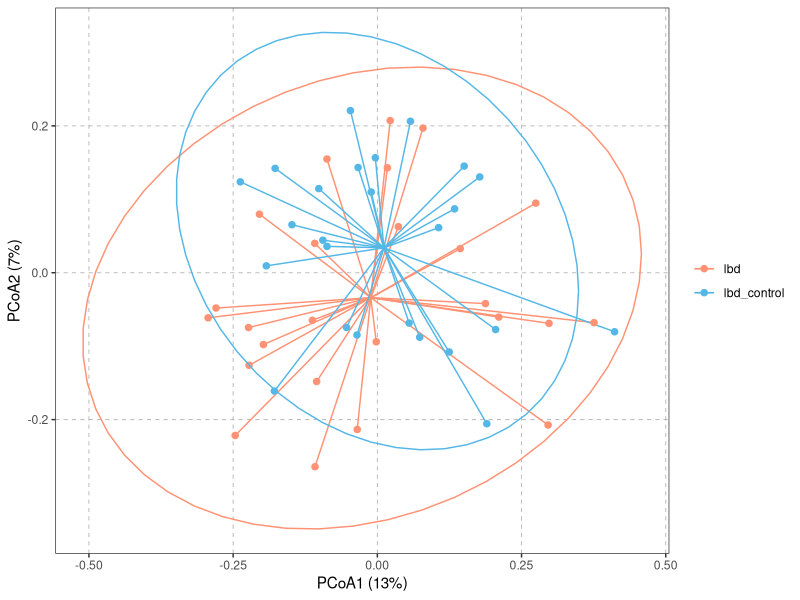
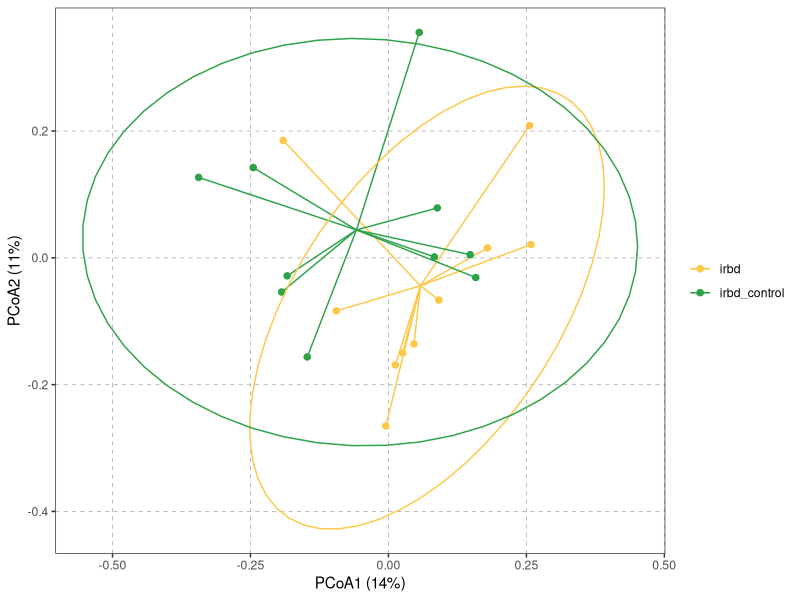
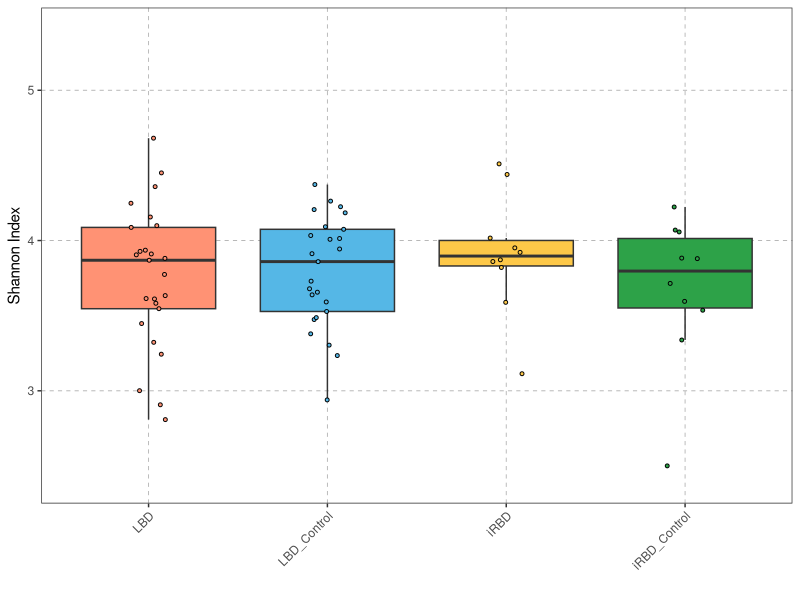
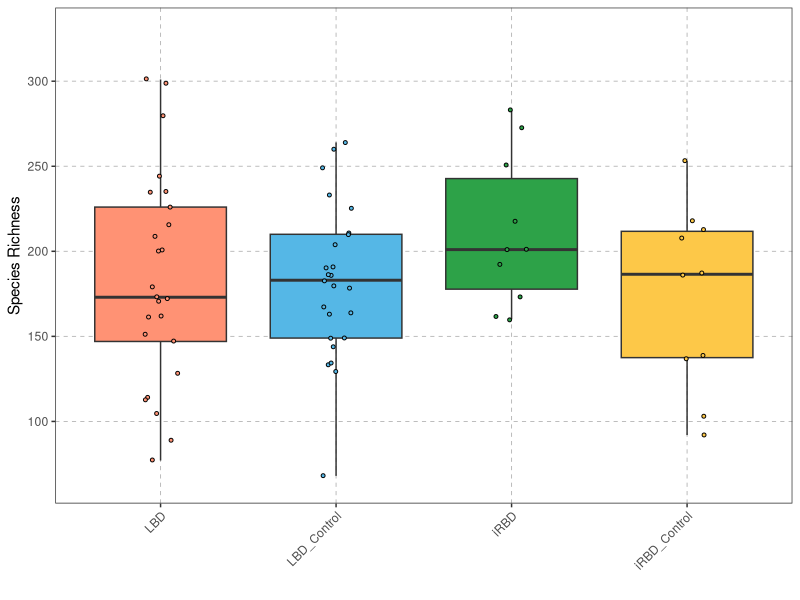
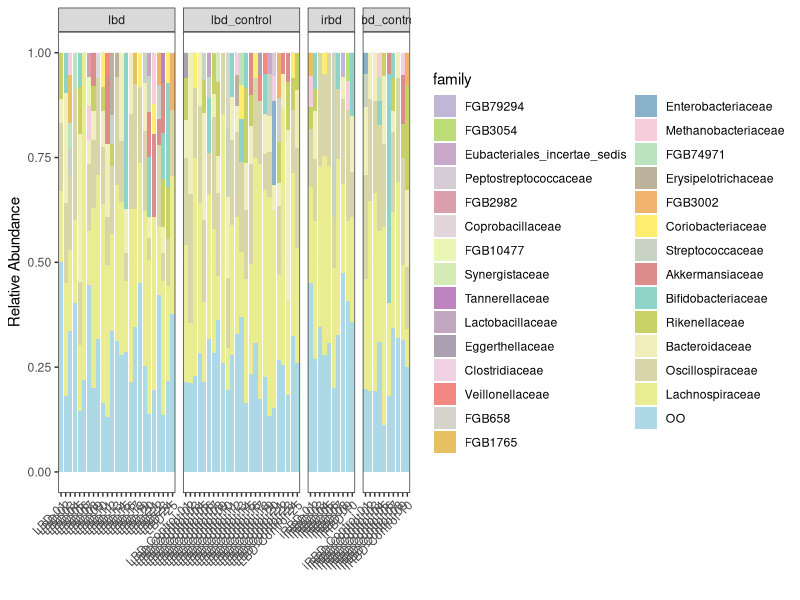

The R source for these figures, in order:
library(lmerTest)
library(vegan)
library(ade4)
library(ggplot2)
library(reshape2)
library(dplyr)
library(ggpubr)
library(tidyr)
library(RColorBrewer)

####################################################################
folder_path <- "./1-alpha_beta_diversity"
setwd(folder_path)
####################################################################

# 1. Read the species relative abundance data
species_data <- read.table(file = "../0-raw_data/metaphlan_results_new.tsv", sep = "\t", header = T)

# 2. Filter the species-level data
species <- species_data[grepl("s__", species_data$clade_name) & !grepl("t__", species_data$clade_name), ]

# 3. Modify taxonomy names
rownames(species) <- species$clade_name
new_rownames <- gsub(".*s__", "", rownames(species))
rownames(species) <- new_rownames
species <- species[, -1]

# 4. Modify sample names
col_names <- names(species)
new_colnames <- gsub("metaphlan_|_S.*", "", col_names)
colnames(species) <- new_colnames

# 5. Read the metadata
metadata <- read.csv(file = "../0-raw_data/imputed_BMI_metadata.csv", sep = ",", header = T, row.names = 1)

# 6. Filter the species data to include only samples present in the metadata
species_clean <- species[, rownames(metadata)]

# 7. Change the taxonomic data from percentage into proportion
colSums(species_clean)
species_prop <- data.frame(apply(species_clean, 2, function(x) x/sum(x)))
colSums(species_prop)

# # 8. Find the appropriate presence cutoff for bacterial species data
# relab_number <- unlist(species_prop, use.name = FALSE)
# relab_number_ordered <- relab_number[order(relab_number, decreasing = T)]
# 
# pdf("rank_plot_with_threshold_bacterial_species_new.pdf", height = 6, width = 8)
# plot(x=c(1:length(relab_number_ordered)), y=log10(relab_number_ordered), pch = 20, xlab = "Rank", ylab = "Relative abundance of bacterial species", main = "Rank-plot of ordered relative abundance of bacterial species", xlim = c(0, 14000))
# abline(h=-5, col = "red")
# abline(h=-4, col = "blue")
# abline(h=-4.7, col = "orange")
# dev.off()

## It seems 10^-4.7 is the good cutoff

# 9. Use prevalence cut-off to remove bacterial species that are present in very low abundance
## Number of low abundance species in each sample
cut_off <- 10^-4.7

## If use presence cutoff, how many low abundance species are needed to be removed
apply(species_prop, 2, function(x) sum(as.numeric(x) <= cut_off, na.rm = TRUE)) - apply(species_prop, 2, function(x) sum(as.numeric(x) <= 0, na.rm = TRUE))

species_cutoff <- species_prop
species_cutoff[species_cutoff <= cut_off] <- 0

## Number of absence species in each sample
apply(species_cutoff, 2, function(x) sum(as.numeric(x) == 0, na.rm = TRUE))

# 10. Add metadata to the transformed data
species_t <- as.data.frame(t(species_cutoff))
species_all <- merge(species_t, metadata, by = "row.names", all = F)
rownames(species_all) <- species_all$Row.names
species_all <- species_all[, -1]

####################################################################

# LBD vs. Control

####################################################################

# 1. Create the folder if not exist
folder_name <- "lbd_vs_control_results"
folder <- file.path(".", folder_name)

# Check if the folder already exists
if (!file.exists(folder)) {
  # If it doesn't exist, create the folder
  dir.create(folder)
}

# 2. Select the samples with LBD and control from the species_all data frame
lbd_vs_control_data <- species_all[species_all$condition %in% c("lbd", "lbd_control"), ]

# 3. Calculate the Shannon index and species richness for each group
shannon <- diversity(lbd_vs_control_data[, c(1:(ncol(lbd_vs_control_data)-33))], index = "shannon", MARGIN = 1)
simpson <- diversity(lbd_vs_control_data[, c(1:(ncol(lbd_vs_control_data)-33))], index = "simpson", MARGIN = 1)
invsimpson <- diversity(lbd_vs_control_data[, c(1:(ncol(lbd_vs_control_data)-33))], index = "invsimpson", MARGIN = 1)
richness <- apply(lbd_vs_control_data[, c(1:(ncol(lbd_vs_control_data)-33))], 1, function(x) sum(x>0))

## Create a new data frame to store the diversity indices along with metadata
lbd_vs_control_diversity <- data.frame("condition" = lbd_vs_control_data$condition, "household_id" = lbd_vs_control_data$household_id, "age" = lbd_vs_control_data$age, "BMI" = lbd_vs_control_data$BMI, "sex" = lbd_vs_control_data$sex, "richness" = richness, "shannon" = shannon, "simpson" = simpson, "invsimpson" = invsimpson)

write.csv(lbd_vs_control_diversity, paste(folder, "/alpha_diversity_res_lbd_vs_control.csv", sep = ""), row.names = T)

# 4. Calculate p-values using mixed-effects linear models
shannon_p <- summary(lmer(shannon ~ condition + (1|household_id), data = lbd_vs_control_diversity, REML = F))[["coefficients"]][2,5]

simpson_p <- summary(lmer(simpson ~ condition + (1|household_id), data = lbd_vs_control_diversity, REML = F))[["coefficients"]][2,5]

invsimpson_p <- summary(lmer(invsimpson ~ condition + (1|household_id), data = lbd_vs_control_diversity, REML = F))[["coefficients"]][2,5]

richness_p <- summary(lmer(richness ~ condition + (1|household_id), data = lbd_vs_control_diversity, REML = F))[["coefficients"]][2,5]

mixed_effect_p_lbd_vs_control <- data.frame(diversity = c("shannon", "simpson", "invsimpson", "richness"), value = c(shannon_p, simpson_p, invsimpson_p, richness_p))

write.csv(mixed_effect_p_lbd_vs_control, paste0(folder, "/mixed_effect_p_lbd_vs_control.csv"))

# 5. Create long_df for boxplots
lbd_vs_control_alpha_diversity_long_df <- melt(lbd_vs_control_diversity, id.vars = "condition", measure.vars = c("shannon", "richness"))

# 6. PERMANOVA and PCoA analysis
# 6.1 Use arcsine square root transformation for relative abundance data
lbd_vs_control_transformed <- asin(sqrt(lbd_vs_control_data[, 1:(ncol(lbd_vs_control_data)-33)]))

# 6.2 Merge the transformed data with metadata for PERMANOVA analysis
lbd_vs_control_permanova <- merge(lbd_vs_control_transformed, metadata, by = "row.names", all = F)
rownames(lbd_vs_control_permanova) <- lbd_vs_control_permanova$Row.names
lbd_vs_control_permanova <- lbd_vs_control_permanova[, -1]

# 6.3 Subset the data for LBD samples only to check age distribution
lbd <- lbd_vs_control_permanova[lbd_vs_control_permanova$condition == "lbd", ]
summary(lbd$age)

# 6.4 Test for association between age, sex, BMI, and disease condition
## age: Wilcoxon rank-sum test
wilcox.test(age~condition, lbd_vs_control_permanova)
## sex: Fisher's exact test
print(table(lbd_vs_control_permanova$sex, lbd_vs_control_permanova$condition))
fisher.test(table(lbd_vs_control_permanova$sex, lbd_vs_control_permanova$condition))
## BMI: Mixed-effects linear model
summary(lmer(BMI ~ condition + (1|household_id), data = lbd_vs_control_permanova, REML = F))[["coefficients"]]

# 6.5 Perform PERMANOVA
## Remember to set random seed to ensure reproducibility of permutation-based p-values

## Condition only
set.seed(10)
adonis2(
  lbd_vs_control_permanova[, 1:(ncol(lbd_vs_control_permanova)-33)] ~ condition,
  data = lbd_vs_control_permanova,
  permutations = 999,
  strata = lbd_vs_control_permanova$household_id
)

## Age only
set.seed(10)
adonis2(
  lbd_vs_control_permanova[, 1:(ncol(lbd_vs_control_permanova)-33)] ~ age,
  data = lbd_vs_control_permanova,
  permutations = 999,
  strata = lbd_vs_control_permanova$household_id
)

## Sex only
set.seed(10)
adonis2(
  lbd_vs_control_permanova[, 1:(ncol(lbd_vs_control_permanova)-33)] ~ sex,
  data = lbd_vs_control_permanova,
  permutations = 999,
  strata = lbd_vs_control_permanova$household_id
)

## BMI only
set.seed(10)
adonis2(
  lbd_vs_control_permanova[, 1:(ncol(lbd_vs_control_permanova)-33)] ~ BMI,
  data = lbd_vs_control_permanova,
  permutations = 999,
  strata = lbd_vs_control_permanova$household_id
)

# 6.6 Perform PERMANOVA
## Calculate distance matrix
distance_matrix <- vegdist(lbd_vs_control_permanova[, 1:(ncol(lbd_vs_control_permanova)-33)], method = "bray")

## Perform PCoA analysis
pcoa_all <- dudi.pco(distance_matrix, scannf = FALSE, nf = 3)

## Extract the eigenvalues from the result of a PCoA
evals <- eigenvals(pcoa_all)
Variance <- evals / sum(evals)
Variance1 <- 100 * signif(Variance[1], 2)
Variance2 <- 100 * signif(Variance[2], 2)
Variance3 <- 100 * signif(Variance[3], 2)

## Extract first two PCoA axis values and store them into a dataframe
pc_plot_data <- data.frame(pcoa_all[["li"]][["A1"]], pcoa_all[["li"]][["A2"]])

## Add label to each point
pc_plot_data$Group <- as.factor(lbd_vs_control_permanova$condition)

## Rename the column name
colnames(pc_plot_data) <- c("pc1", "pc2", "Group")

## Calculate the centroid of each group
centroid_pc1 <- aggregate(pc1 ~ Group, data = pc_plot_data, FUN = mean)
centroid_pc2 <- aggregate(pc2 ~ Group, data = pc_plot_data, FUN = mean)
centroid <- merge(centroid_pc1, centroid_pc2, by = "Group")
colnames(centroid) <- c("Group", "c_pc1", "c_pc2")

## Merge into a new plot data frame
new_pc_pot <- merge(pc_plot_data, centroid, by = "Group")

## Generate the pcoa plot
pdf(file = paste(folder, "/pcoa_lbd_vs_control.pdf", sep = ""), width = 7, height = 4.5)
pcoa_plot <- ggplot(new_pc_pot, aes(x = c_pc1, y = c_pc2, color = Group)) + 
  scale_colour_manual(values = c("#ff9274", "#55b7e6")) + 
  theme(legend.title = element_blank()) + 
  labs(x = paste("PCoA1 (", Variance1, "%)", sep=""), 
       y = paste("PCoA2 (", Variance2, "%)", sep="")) + 
  ## Add the segments between centroid and each tip point
  geom_segment(aes(x = c_pc1, y = c_pc2, xend = pc1, yend = pc2)) + 
  # Add points for pc1 and pc2 with custom size
  geom_point(aes(x = pc1, y = pc2), size = 3, shape = 20) +
  # Add 95% confidence ellipses around groups
  stat_ellipse(data = new_pc_pot[, 1:3], aes(x = pc1, y = pc2, group = Group), level = 0.95) +
  theme_bw() + 
  theme(legend.title=element_blank(),
        panel.grid.major = element_line(linetype = "dashed", color = "gray70", linewidth = 0.3),
        panel.grid.minor = element_blank())
print(pcoa_plot)
dev.off()

####################################################################

# iRBD vs. Control

####################################################################

# 1. Create the folder if not exist
folder_name <- "irbd_vs_control_results"
folder <- file.path(".", folder_name)

# Check if the folder already exists
if (!file.exists(folder)) {
  # If it doesn't exist, create the folder
  dir.create(folder)
}

# 2. Select the samples with iRBD and control from the species_all data frame
irbd_vs_control_data <- species_all[species_all$condition %in% c("irbd", "irbd_control"), ]

# 3. Calculate the Shannon index and species richness for each group
shannon_diversity <- diversity(irbd_vs_control_data[, c(1:(ncol(irbd_vs_control_data)-33))], index = "shannon", MARGIN = 1)
simpson_diversity <- diversity(irbd_vs_control_data[, c(1:(ncol(irbd_vs_control_data)-33))], index = "simpson", MARGIN = 1)
invsimpson_diversity <- diversity(irbd_vs_control_data[, c(1:(ncol(irbd_vs_control_data)-33))], index = "invsimpson", MARGIN = 1)
richness <- apply(irbd_vs_control_data[, c(1:(ncol(irbd_vs_control_data)-33))], 1, function(x) sum(x>0))

## Create a new data frame to store the diversity indices along with metadata
irbd_vs_control_diversity <- data.frame("condition" = irbd_vs_control_data$condition, "household_id" = irbd_vs_control_data$household_id, "age" = irbd_vs_control_data$age, "BMI" = irbd_vs_control_data$BMI, "sex" = irbd_vs_control_data$sex, "richness" = richness, "shannon" = shannon_diversity, "simpson" = simpson_diversity, "invsimpson" = invsimpson_diversity)

write.csv(irbd_vs_control_diversity, paste(folder, "/alpha_diversity_results_irbd_vs_control.csv", sep = ""), row.names = T)

# 4. Calculate p-values using mixed-effects linear models
shannon_p <- summary(lmer(shannon ~ condition + (1|household_id), data = irbd_vs_control_diversity, REML = F))[["coefficients"]][2,5]
simpson_p <- summary(lmer(simpson ~ condition + (1|household_id), data = irbd_vs_control_diversity, REML = F))[["coefficients"]][2,5]
invsimpson_p <- summary(lmer(invsimpson ~ condition + (1|household_id), data = irbd_vs_control_diversity, REML = F))[["coefficients"]][2,5]
richness_p <- summary(lmer(richness ~ condition + (1|household_id), data = irbd_vs_control_diversity, REML = F))[["coefficients"]][2,5]

mixed_effect_p_irbd_vs_control <- data.frame(diversity = c("shannon", "simpson", "invsimpson", "richness"), value = c(shannon_p, simpson_p, invsimpson_p, richness_p))

write.csv(mixed_effect_p_irbd_vs_control, paste0(folder, "/mixed_effect_p_irbd_vs_control.csv"))

# 5. Create long_df for boxplots
irbd_vs_control_alpha_diversity_long_df <- melt(irbd_vs_control_diversity, id.vars = "condition", measure.vars = c("shannon", "richness"))

# 6. PERMANOVA and PCoA analysis
# 6.1 Use arcsine square root transformation for relative abundance data
irbd_vs_control_transformed <- asin(sqrt(irbd_vs_control_data[, 1:(ncol(irbd_vs_control_data)-33)]))
irbd_vs_control_permanova <- merge(irbd_vs_control_transformed, metadata, by = "row.names", all = F)
rownames(irbd_vs_control_permanova) <- irbd_vs_control_permanova$Row.names
irbd_vs_control_permanova <- irbd_vs_control_permanova[, -1]

# 6.2 Subset the data for iRBD samples only to check age distribution
irbd <- irbd_vs_control_permanova[irbd_vs_control_permanova$condition == "irbd", ]
summary(irbd$age)

# 6.3 Test for association between age, sex, BMI, and disease condition
## age: Wilcoxon rank-sum test
wilcox.test(age~condition, irbd_vs_control_permanova)
## sex: Fisher's exact test
print(table(irbd_vs_control_permanova$sex, irbd_vs_control_permanova$condition))
fisher.test(table(irbd_vs_control_permanova$sex, irbd_vs_control_permanova$condition))
## BMI: Mixed-effects linear model
summary(lmer(BMI ~ condition + (1|household_id), data = irbd_vs_control_permanova, REML = F))[["coefficients"]]

# 6.4 Perform PERMANOVA
## Remember to set random seed to ensure reproducibility of permutation-based p-values

## Condition only
set.seed(10)
adonis2(
  irbd_vs_control_permanova[, 1:(ncol(irbd_vs_control_permanova)-33)] ~ condition,
  data = irbd_vs_control_permanova,
  permutations = 999,
  strata = irbd_vs_control_permanova$household_id
)

## Age only
set.seed(10)
adonis2(
  irbd_vs_control_permanova[, 1:(ncol(irbd_vs_control_permanova)-33)] ~ age,
  data = irbd_vs_control_permanova,
  permutations = 999,
  strata = irbd_vs_control_permanova$household_id
)

## Sex only
set.seed(10)
adonis2(
  irbd_vs_control_permanova[, 1:(ncol(irbd_vs_control_permanova)-33)] ~ sex,
  data = irbd_vs_control_permanova,
  permutations = 999,
  strata = irbd_vs_control_permanova$household_id
)

## BMI only
set.seed(10)
adonis2(
  irbd_vs_control_permanova[, 1:(ncol(irbd_vs_control_permanova)-33)] ~ BMI,
  data = irbd_vs_control_permanova,
  permutations = 999,
  strata = irbd_vs_control_permanova$household_id
)

# 6.5 Perform PERMANOVA
## Calculate distance matrix
distance_matrix <- vegdist(irbd_vs_control_permanova[, 1:(ncol(irbd_vs_control_permanova)-33)], method = "bray")

## Perform PCoA analysis
pcoa_all <- dudi.pco(distance_matrix, scannf = FALSE, nf = 3)

## Extract the eigenvalues from the result of a PCoA
evals <- eigenvals(pcoa_all)
Variance <- evals / sum(evals)
Variance1 <- 100 * signif(Variance[1], 2)
Variance2 <- 100 * signif(Variance[2], 2)
Variance3 <- 100 * signif(Variance[3], 2)

## Extract first two PCoA axis values and store them into a dataframe
pc_plot_data <- data.frame(pcoa_all[["li"]][["A1"]], pcoa_all[["li"]][["A2"]])

## Add label to each point
pc_plot_data$Group <- as.factor(irbd_vs_control_permanova$condition)

## Rename the column name
colnames(pc_plot_data) <- c("pc1", "pc2", "Group")

## Calculate the centroid of each group
centroid_pc1 <- aggregate(pc1 ~ Group, data = pc_plot_data, FUN = mean)
centroid_pc2 <- aggregate(pc2 ~ Group, data = pc_plot_data, FUN = mean)
centroid <- merge(centroid_pc1, centroid_pc2, by = "Group")
colnames(centroid) <- c("Group", "c_pc1", "c_pc2")

## Merge into a new plot data frame
new_pc_pot <- merge(pc_plot_data, centroid, by = "Group")

## Generate the pcoa plot
pdf(file = paste(folder, "/pcoa_irbd_vs_control.pdf", sep = ""), width = 7, height = 4.5)
pcoa_plot <- ggplot(new_pc_pot, aes(x = c_pc1, y = c_pc2, color = Group)) + 
  scale_colour_manual(values = c("#fdc848", "#2DA248")) + 
  theme(legend.title = element_blank()) + 
  labs(x = paste("PCoA1 (", Variance1, "%)", sep=""), 
       y = paste("PCoA2 (", Variance2, "%)", sep="")) + 
  ## Add the segments between centroid and each tip point
  geom_segment(aes(x = c_pc1, y = c_pc2, xend = pc1, yend = pc2)) + 
  # Add points for pc1 and pc2 with custom size
  geom_point(aes(x = pc1, y = pc2), size = 3, shape = 20) +
  # Add 95% confidence ellipses around groups
  stat_ellipse(data = new_pc_pot[, 1:3], aes(x = pc1, y = pc2, group = Group), level = 0.95) +
  theme_bw() + 
  theme(legend.title=element_blank(),
        panel.grid.major = element_line(linetype = "dashed", color = "gray70", linewidth = 0.3),
        panel.grid.minor = element_blank())
print(pcoa_plot)
dev.off()

####################################################################

# Boxplot for Shannon index and richness for all 4 groups

####################################################################

# 1. Combine the long data frames for LBD vs Control and iRBD vs Control
all_shannon_richness <- rbind(lbd_vs_control_alpha_diversity_long_df, irbd_vs_control_alpha_diversity_long_df)

# 2. Rename the condition values to more descriptive names
all_shannon_richness_done <- all_shannon_richness %>%
  mutate(condition = case_when(
    condition == "lbd" ~ "LBD",
    condition == "irbd" ~ "iRBD",
    condition == "lbd_control" ~ "LBD_Control",
    condition == "irbd_control" ~ "iRBD_Control",
    TRUE ~ condition  # leave other values unchanged
  ))

# 3. Set the order of the condition factor levels for plotting
all_shannon_richness_done$condition <- factor(all_shannon_richness_done$condition, levels = c("LBD", "LBD_Control", "iRBD", "iRBD_Control"))

# 4. Create boxplots for Shannon index
all_shannon <- all_shannon_richness_done[all_shannon_richness_done$variable == "shannon", ]

pdf(file = "shannon_4_groups.pdf", height = 5.5, width = 3)
alpha_plot <- ggplot(all_shannon, 
                     aes(x = factor(condition), y = value, fill = factor(condition))) + 
  geom_boxplot(outlier.shape = NA) +
  geom_point(shape = 21, size = 1, position = position_jitter(width = 0.1)) +
  ylim(2.4, 5.4) +
  scale_fill_manual(values = c("#ff9274", "#55b7e6", "#fdc848", "#2DA248")) +
  theme_bw() + 
  theme(legend.title=element_blank(), 
        panel.grid.major = element_line(linetype = "dashed", color = "gray70", size = 0.3),
        panel.grid.minor = element_blank(), 
        axis.text.x = element_text(angle = 45, hjust = 1)) + 
  labs(x = "", y = "Shannon Index") + 
  rremove('legend')
print(alpha_plot)
dev.off()

# 5. Create boxplots for species richness
all_richness <- all_shannon_richness_done[all_shannon_richness_done$variable == "richness", ]

pdf(file = "richness_4_groups.pdf", height = 5.5, width = 3.2)
alpha_plot <- ggplot(all_richness, 
                     aes(x = factor(condition), y = value, fill = factor(condition))) + 
  geom_boxplot(outlier.shape = NA) +
  geom_point(shape = 21, size = 1, position = position_jitter(width = 0.1)) +
  ylim(65, 330) +
  scale_fill_manual(values = c("#ff9274", "#55b7e6", "#2DA248", "#fdc848")) +
  theme_bw() + 
  theme(legend.title=element_blank(), 
        panel.grid.major = element_line(linetype = "dashed", color = "gray70", size = 0.3),
        panel.grid.minor = element_blank(), 
        axis.text.x = element_text(angle = 45, hjust = 1)) + 
  labs(x = "", y = "Species Richness") + 
  rremove('legend')
print(alpha_plot)
dev.off()

####################################################################

# Distribution of bacterial families for LBD vs Control and iRBD vs Control

####################################################################

# 1. Prepare data for LBD vs Control and iRBD vs Control
lbd_vs_control_data <- species_all[species_all$condition %in% c("lbd", "lbd_control"), ]
irbd_vs_control_data <- species_all[species_all$condition %in% c("irbd", "irbd_control"), ]

# 2. Read taxonomy information
taxonomy <- read.csv(file = "../0-raw_data/taxonomy_info.csv")

# 3. LBD vs Control
# 3.1 Merge the taxonomy information with the species data
lbd_vs_control_t <- as.data.frame(t(lbd_vs_control_data[, 1:(ncol(lbd_vs_control_data)-33)]))
lbd_vs_control_tax <- merge(lbd_vs_control_t, taxonomy, by.x = "row.names", by.y = "species", all = F)

# 3.2 Select the relevant columns for family-level analysis
lbd_vs_control_family <- lbd_vs_control_tax[, c(1:51, 56)]
rownames(lbd_vs_control_family) <- lbd_vs_control_family$Row.names
lbd_vs_control_family <- lbd_vs_control_family[, -1]

# 3.3 Group by family and sum the abundance across samples
lbd_vs_control_family_new <- lbd_vs_control_family %>% group_by(family) %>% summarize(across(starts_with("BIOME"), sum, .names = "{.col}"))

# 3.4 Remove families with zero abundance across all samples
lbd_vs_control_family_done <- lbd_vs_control_family_new[rowSums(lbd_vs_control_family_new[, 2:51]) != 0, ]

# 3.5 Convert data to long format
df_long_lbd_vs_control <- lbd_vs_control_family_done %>%
  pivot_longer(cols = -family, names_to = "sample", values_to = "abundance")

# 3.6 For each sample, keep family with abundance >= 0.005, sum others
df_cleaned_lbd_vs_control <- df_long_lbd_vs_control %>%
  # Step 1: Mark families below threshold as "Others"
  mutate(family = if_else(abundance >= 0.05, family, "Others")) %>%
  # Step 2: Merge "Others" and *_unclassified into "OO"
  mutate(family = if_else(family == "Others" | grepl("_unclassified$", family), "OO", family)) %>%
  # Step 3: Sum abundance for each group in each sample
  group_by(sample, family) %>%
  summarise(abundance = sum(abundance), .groups = "drop")

# 3.7 Convert the cleaned data to wide format for further analysis
df_final_lbd_vs_control <- df_cleaned_lbd_vs_control %>%
  pivot_wider(names_from = sample, values_from = abundance, values_fill = 0)

# 3.8 Calculate the mean abundance for each family across all samples
df_final_lbd_vs_control$mean <- rowMeans(df_final_lbd_vs_control[, 2:51])

# 3.9 Merge the cleaned data with sample lookup information for plotting
sample_lookup_lbd_vs_control <- lbd_vs_control_data[, 1405:1406, drop = FALSE]
lbd_vs_control_family_combined <- merge(df_cleaned_lbd_vs_control, sample_lookup_lbd_vs_control, by.x = "sample", by.y = "row.names", all = F)

# 4. iRBD vs Control
# 4.1 Merge the taxonomy information with the species data
irbd_vs_control_t <- as.data.frame(t(irbd_vs_control_data[, 1:(ncol(irbd_vs_control_data)-33)]))
irbd_vs_control_tax <- merge(irbd_vs_control_t, taxonomy, by.x = "row.names", by.y = "species", all = F)

# 4.2 Select the relevant columns for family-level analysis
irbd_vs_control_family <- irbd_vs_control_tax[, c(1:21, 26)]
rownames(irbd_vs_control_family) <- irbd_vs_control_family$Row.names
irbd_vs_control_family <- irbd_vs_control_family[, -1]

# 4.3 Group by family and sum the abundance across samples
irbd_vs_control_family_new <- irbd_vs_control_family %>% group_by(family) %>% summarize(across(starts_with("BIOME"), sum, .names = "{.col}"))

# 4.4 Remove families with zero abundance across all samples
irbd_vs_control_family_done <- irbd_vs_control_family_new[rowSums(irbd_vs_control_family_new[, 2:21]) != 0, ]

# 4.5 Convert data to long format
df_long_irbd_vs_control <- irbd_vs_control_family_done %>%
  pivot_longer(cols = -family, names_to = "sample", values_to = "abundance")

# 4.6 For each sample, keep family with abundance >= 0.005, sum others
df_cleaned_irbd_vs_control <- df_long_irbd_vs_control %>%
  # Step 1: Mark families below threshold as "Others"
  mutate(family = if_else(abundance >= 0.05, family, "Others")) %>%
  # Step 2: Merge "Others" and *_unclassified into "OO"
  mutate(family = if_else(family == "Others" | grepl("_unclassified$", family), "OO", family)) %>%
  # Step 3: Sum abundance for each group in each sample
  group_by(sample, family) %>%
  summarise(abundance = sum(abundance), .groups = "drop")

# 4.7 Convert the cleaned data to wide format for further analysis
df_final_irbd_vs_control <- df_cleaned_irbd_vs_control %>%
  pivot_wider(names_from = sample, values_from = abundance, values_fill = 0)

# 4.8 Calculate the mean abundance for each family across all samples
df_final_irbd_vs_control$mean <- rowMeans(df_final_irbd_vs_control[, 2:21])

# 4.9 Merge with sample lookup table  
sample_lookup_irbd_vs_control <- irbd_vs_control_data[, 1405:1406, drop = FALSE]
irbd_vs_control_family_combined <- merge(df_cleaned_irbd_vs_control, sample_lookup_irbd_vs_control, by.x = "sample", by.y = "row.names", all = F)

# 5. Combine the family-level data for LBD vs Control and iRBD vs Control
unique(lbd_vs_control_family_combined$family)
unique(irbd_vs_control_family_combined$family)
union(unique(lbd_vs_control_family_combined$family), 
      unique(irbd_vs_control_family_combined$family))

# 6. Combine the family-level data for all 4 groups and set the order of families for plotting
all_4_family <- rbind(lbd_vs_control_family_combined, irbd_vs_control_family_combined)
all_4_family$family <- factor(all_4_family$family, levels = c("FGB79294", "FGB3054", df_final_lbd_vs_control$family[order(df_final_lbd_vs_control$mean)][1:25], "Lachnospiraceae", "OO"))

# 7. Set the order of conditions for plotting
all_4_family$condition <- factor(all_4_family$condition, levels = c("lbd", "lbd_control", "irbd", "irbd_control"))

# 8. Plot stacked bar plot for family-level distribution across all 4 groups
# 8.1 Set the color palette for families
base_colors <- brewer.pal(12, "Set3")
my_colors <- colorRampPalette(base_colors)(28)
set.seed(2112)
my_colors <- sample(my_colors)

# 8.2 Create the stacked bar plot and save it as a PDF
pdf(file = "stacked_bar_plot_family_all.pdf", width = 20.5, height = 4)
ggplot(all_4_family, aes(x = new_sample_name, y = abundance, fill = family)) +
  geom_bar(stat = "identity") +
  facet_grid(. ~ condition, scales = "free_x", space = "free_x") +
  # scale_fill_brewer(palette = "Paired") +
  scale_fill_manual(values = c(my_colors, "lightblue")) +
  labs(x = "", y = "Relative Abundance") +
  theme_bw() + 
  theme(axis.text.x = element_text(angle = 45, hjust = 1), 
        panel.grid.major.y = element_line(linetype = "dashed", color = "gray70", linewidth = 0.1),
        panel.grid.major.x = element_blank(), 
        panel.grid.minor = element_blank())
dev.off()

# 9. Create a wide-format data frame for all 4 groups and save it as a CSV file
all_4_family_wide_df <- pivot_wider(all_4_family[, 2:4], names_from = "new_sample_name", values_from = "abundance", values_fill = 0)
write.csv(all_4_family_wide_df, "distribution_family_relative_abundance.csv", row.names = F)
